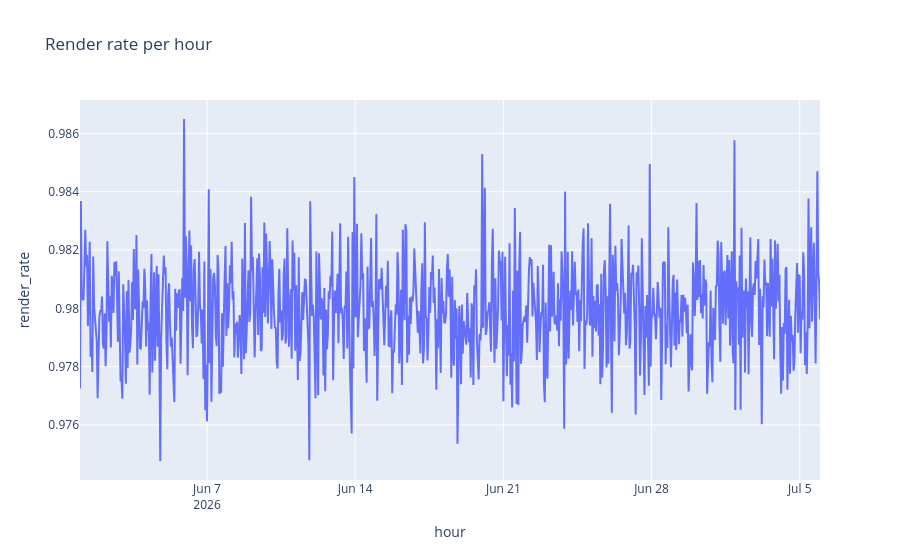

Here is the notebook cell this chart was saved with:
### Code cell
px.line(df, x="hour", y="render_rate", title="Render rate per hour")

### Figure 1 — Plotly figure (JSON) as saved in the notebook; plotly's stock layout.template omitted (floating-point values rounded to 4 significant figures; data arrays with more than 128 entries replaced by an {"elided": "..."} marker saying what was removed)
{"data": [{"hovertemplate": "hour=%{x}<br>render_rate=%{y}<extra></extra>", "legendgroup": "", "line": {"color": "#636efa", "dash": "solid"}, "marker": {"symbol": "circle"}, "mode": "lines", "name": "", "orientation": "v", "showlegend": false, "type": "scatter", "x": {"elided": "840 str values"}, "xaxis": "x", "y": {"elided": "840 float values"}, "yaxis": "y"}], "layout": {"legend": {"tracegroupgap": 0}, "title": {"text": "Render rate per hour"}, "xaxis": {"anchor": "y", "domain": [0.0, 1.0], "title": {"text": "hour"}}, "yaxis": {"anchor": "x", "domain": [0.0, 1.0], "title": {"text": "render_rate"}}}}
